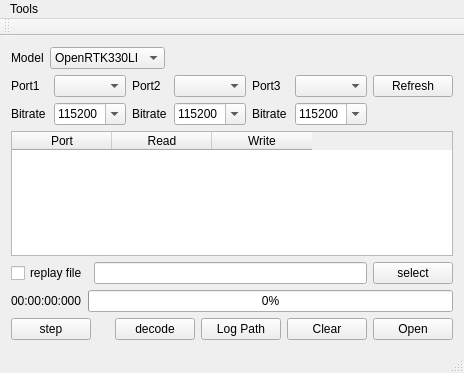
<?xml version="1.0" encoding="UTF-8"?>
<ui version="4.0">
 <class>OpenRtk_DirverClass</class>
 <widget class="QMainWindow" name="OpenRtk_DirverClass">
  <property name="enabled">
   <bool>true</bool>
  </property>
  <property name="geometry">
   <rect>
    <x>0</x>
    <y>0</y>
    <width>464</width>
    <height>373</height>
   </rect>
  </property>
  <property name="windowTitle">
   <string>OpenRtk_Dirver</string>
  </property>
  <property name="windowIcon">
   <iconset resource="OpenRtk_Dirver.qrc">
    <normaloff>:/OpenRtk_Dirver/logo.ico</normaloff>:/OpenRtk_Dirver/logo.ico</iconset>
  </property>
  <widget class="QWidget" name="centralWidget">
   <layout class="QVBoxLayout" name="verticalLayout">
    <item>
     <layout class="QHBoxLayout" name="horizontalLayout_2">
      <item>
       <widget class="QLabel" name="label_4">
        <property name="text">
         <string>Model</string>
        </property>
       </widget>
      </item>
      <item>
       <widget class="QComboBox" name="ModelBox">
        <property name="enabled">
         <bool>true</bool>
        </property>
        <property name="editable">
         <bool>false</bool>
        </property>
        <item>
         <property name="text">
          <string>OpenRTK330LI</string>
         </property>
        </item>
        <item>
         <property name="text">
          <string>RTK330LA</string>
         </property>
        </item>
       </widget>
      </item>
      <item>
       <spacer name="horizontalSpacer">
        <property name="orientation">
         <enum>Qt::Horizontal</enum>
        </property>
        <property name="sizeHint" stdset="0">
         <size>
          <width>40</width>
          <height>20</height>
         </size>
        </property>
       </spacer>
      </item>
     </layout>
    </item>
    <item>
     <layout class="QGridLayout" name="gridLayout">
      <item row="1" column="3">
       <widget class="QComboBox" name="BaudBox_2">
        <property name="editable">
         <bool>true</bool>
        </property>
        <item>
         <property name="text">
          <string>115200</string>
         </property>
        </item>
        <item>
         <property name="text">
          <string>128000</string>
         </property>
        </item>
        <item>
         <property name="text">
          <string>230400</string>
         </property>
        </item>
        <item>
         <property name="text">
          <string>460800</string>
         </property>
        </item>
        <item>
         <property name="text">
          <string>921600</string>
         </property>
        </item>
       </widget>
      </item>
      <item row="0" column="0">
       <widget class="QLabel" name="label">
        <property name="text">
         <string>Port1</string>
        </property>
       </widget>
      </item>
      <item row="1" column="4">
       <widget class="QLabel" name="label_7">
        <property name="text">
         <string>Bitrate</string>
        </property>
       </widget>
      </item>
      <item row="1" column="5">
       <widget class="QComboBox" name="BaudBox_3">
        <property name="editable">
         <bool>true</bool>
        </property>
        <item>
         <property name="text">
          <string>115200</string>
         </property>
        </item>
        <item>
         <property name="text">
          <string>128000</string>
         </property>
        </item>
        <item>
         <property name="text">
          <string>230400</string>
         </property>
        </item>
        <item>
         <property name="text">
          <string>460800</string>
         </property>
        </item>
        <item>
         <property name="text">
          <string>921600</string>
         </property>
        </item>
       </widget>
      </item>
      <item row="0" column="2">
       <widget class="QLabel" name="label_2">
        <property name="text">
         <string>Port2</string>
        </property>
       </widget>
      </item>
      <item row="0" column="3">
       <widget class="QComboBox" name="com2_box"/>
      </item>
      <item row="1" column="2">
       <widget class="QLabel" name="label_6">
        <property name="text">
         <string>Bitrate</string>
        </property>
       </widget>
      </item>
      <item row="0" column="5">
       <widget class="QComboBox" name="com3_box"/>
      </item>
      <item row="0" column="1">
       <widget class="QComboBox" name="com1_box"/>
      </item>
      <item row="0" column="4">
       <widget class="QLabel" name="label_3">
        <property name="text">
         <string>Port3</string>
        </property>
       </widget>
      </item>
      <item row="1" column="1">
       <widget class="QComboBox" name="BaudBox_1">
        <property name="editable">
         <bool>true</bool>
        </property>
        <item>
         <property name="text">
          <string>115200</string>
         </property>
        </item>
        <item>
         <property name="text">
          <string>128000</string>
         </property>
        </item>
        <item>
         <property name="text">
          <string>230400</string>
         </property>
        </item>
        <item>
         <property name="text">
          <string>460800</string>
         </property>
        </item>
        <item>
         <property name="text">
          <string>921600</string>
         </property>
        </item>
       </widget>
      </item>
      <item row="1" column="0">
       <widget class="QLabel" name="label_5">
        <property name="text">
         <string>Bitrate</string>
        </property>
       </widget>
      </item>
      <item row="0" column="6">
       <widget class="QPushButton" name="refresh_btn">
        <property name="text">
         <string>Refresh</string>
        </property>
       </widget>
      </item>
     </layout>
    </item>
    <item>
     <widget class="QTableWidget" name="tableWidget">
      <property name="editTriggers">
       <set>QAbstractItemView::NoEditTriggers</set>
      </property>
      <property name="selectionMode">
       <enum>QAbstractItemView::SingleSelection</enum>
      </property>
      <property name="selectionBehavior">
       <enum>QAbstractItemView::SelectRows</enum>
      </property>
      <column>
       <property name="text">
        <string>Port</string>
       </property>
      </column>
      <column>
       <property name="text">
        <string>Read</string>
       </property>
      </column>
      <column>
       <property name="text">
        <string>Write</string>
       </property>
      </column>
     </widget>
    </item>
    <item>
     <layout class="QHBoxLayout" name="horizontalLayout_5">
      <item>
       <widget class="QCheckBox" name="replay_chk">
        <property name="text">
         <string>replay file</string>
        </property>
       </widget>
      </item>
      <item>
       <widget class="QLineEdit" name="filepath_edt"/>
      </item>
      <item>
       <widget class="QPushButton" name="select_btn">
        <property name="text">
         <string>select</string>
        </property>
       </widget>
      </item>
     </layout>
    </item>
    <item>
     <layout class="QHBoxLayout" name="horizontalLayout_4">
      <item>
       <widget class="QLabel" name="showtime_lb">
        <property name="text">
         <string>00:00:00:000</string>
        </property>
       </widget>
      </item>
      <item>
       <widget class="QProgressBar" name="progressBar">
        <property name="maximum">
         <number>10000</number>
        </property>
        <property name="value">
         <number>0</number>
        </property>
       </widget>
      </item>
     </layout>
    </item>
    <item>
     <layout class="QHBoxLayout" name="horizontalLayout_3">
      <item>
       <widget class="QPushButton" name="step_btn">
        <property name="text">
         <string>step</string>
        </property>
       </widget>
      </item>
      <item>
       <spacer name="horizontalSpacer_2">
        <property name="orientation">
         <enum>Qt::Horizontal</enum>
        </property>
        <property name="sizeHint" stdset="0">
         <size>
          <width>40</width>
          <height>20</height>
         </size>
        </property>
       </spacer>
      </item>
      <item>
       <widget class="QPushButton" name="decode_btn">
        <property name="text">
         <string>decode</string>
        </property>
       </widget>
      </item>
      <item>
       <widget class="QPushButton" name="log_path_btn">
        <property name="text">
         <string>Log Path</string>
        </property>
       </widget>
      </item>
      <item>
       <widget class="QPushButton" name="clear_btn">
        <property name="text">
         <string>Clear</string>
        </property>
       </widget>
      </item>
      <item>
       <widget class="QPushButton" name="open_btn">
        <property name="text">
         <string>Open</string>
        </property>
       </widget>
      </item>
     </layout>
    </item>
   </layout>
  </widget>
  <widget class="QMenuBar" name="menuBar">
   <property name="geometry">
    <rect>
     <x>0</x>
     <y>0</y>
     <width>464</width>
     <height>22</height>
    </rect>
   </property>
   <widget class="QMenu" name="menuTools">
    <property name="title">
     <string>Tools</string>
    </property>
    <addaction name="actionDecoder"/>
    <addaction name="actionMerger"/>
    <addaction name="actionAnalysis"/>
    <addaction name="actionSplit"/>
    <addaction name="actionCsvAnalysis"/>
   </widget>
   <addaction name="menuTools"/>
  </widget>
  <widget class="QToolBar" name="mainToolBar">
   <attribute name="toolBarArea">
    <enum>TopToolBarArea</enum>
   </attribute>
   <attribute name="toolBarBreak">
    <bool>false</bool>
   </attribute>
  </widget>
  <widget class="QStatusBar" name="statusBar"/>
  <action name="actionDecoder">
   <property name="text">
    <string>Decoder</string>
   </property>
  </action>
  <action name="actionMerger">
   <property name="text">
    <string>Merger</string>
   </property>
  </action>
  <action name="actionAnalysis">
   <property name="text">
    <string>Analysis</string>
   </property>
  </action>
  <action name="actionSplit">
   <property name="text">
    <string>Spliter</string>
   </property>
  </action>
  <action name="actionCsvAnalysis">
   <property name="text">
    <string>CsvAnalysis</string>
   </property>
  </action>
 </widget>
 <layoutdefault spacing="6" margin="11"/>
 <resources>
  <include location="OpenRtk_Dirver.qrc"/>
 </resources>
 <connections/>
</ui>
